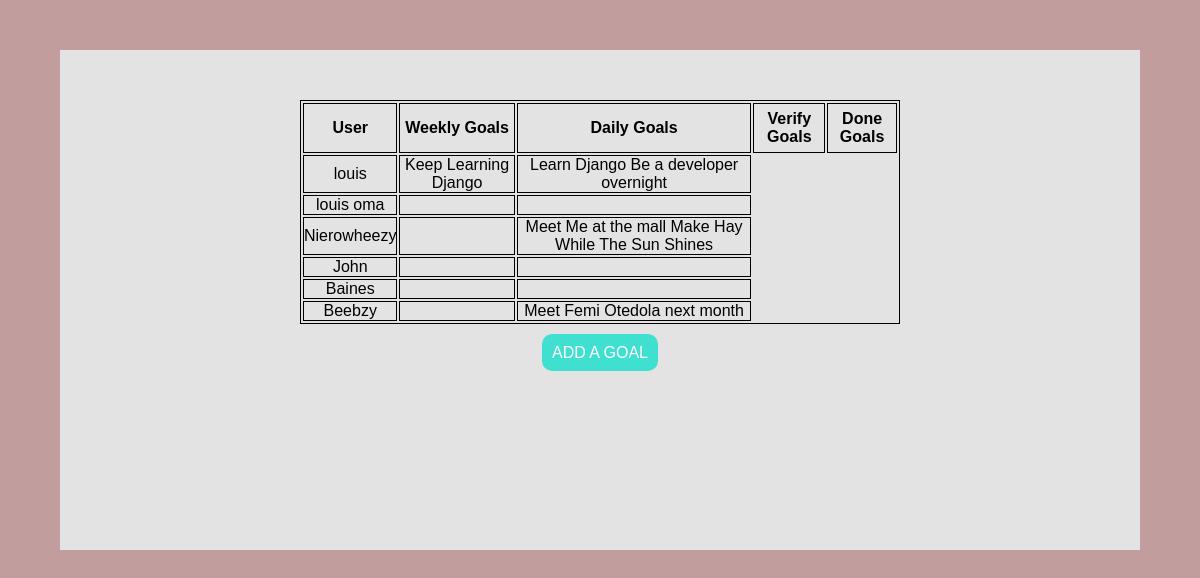
Page /olaniyiolabode99scrumy/home/ (signed in) on the committed database.
### olaniyiolabode99scrumy/models.py (models this page shows)
class ScrumyGoals(models.Model):
    goal_name = models.TextField(default=None)
    goal_id = models.IntegerField(default=None)
    created_by = models.TextField(default=None)
    moved_by = models.TextField(default=None)
    owner = models.TextField(default=None)
    user = models.ForeignKey(
        User, related_name='user_name', on_delete=models.PROTECT)
    goal_status = models.ForeignKey(GoalStatus, on_delete=models.PROTECT)
    def __str__(self):
        return self.goal_name

### olaniyiolabode99scrumy/views.py (the view)
# urls.py: 2. Add a URL to urlpatterns:  path('', views.home, name='home')
@login_required(login_url="/olaniyiolabode99scrumy/accounts/login")
def home(request):
    users = User.objects.all()
    def get_by_status(status_name):
        goals = GoalStatus.objects.get(status_name=status_name)
        status_goals = goals.scrumygoals_set.all()
        return status_goals
    daily_goals = get_by_status("Daily Goal")
    weekly_goals = get_by_status("Weekly Goal")
    verify_goals = get_by_status("Verify Goal")
    done_goals = get_by_status("Done Goal")
    dictionary = {
        'users': users,
        'weekly_goals': weekly_goals,
        'daily_goals': daily_goals,
        'verify_goals': verify_goals,
        'done_goals': done_goals,
    }
    return render(request, 'olaniyiolabode99scrumy/home.html', dictionary)

### olaniyiolabode99scrumy/templates/olaniyiolabode99scrumy/home.html (shortened to what this page needs)
<!DOCTYPE html>
<html lang="en">
<head>
</head>
<body>
    <div class="container">
        <div class="table-container">
            <table>
                <tr>
                    <th>User</th>
                    <th>Weekly Goals</th>
                    <th>Daily Goals</th>
                    <th>Verify Goals</th>
                    <th>Done Goals</th>
                </tr>
                {% for user in users %}
                <tr>
                    <td>{{user}}</td>
                    <td>{% for goal in weekly_goals%}
                        {%if goal.user.username == user.username%}
                        {{goal}}
                        {%endif%}
                        {%endfor%}
                    </td>
                    <td>{% for goal in daily_goals%}
                        {%if goal.user.username == user.username%}
                        {{goal}}
                        {%endif%}
                        {%endfor%}
                    </td>
                    {% endfor %}
                </tr>
            </table>
        </div>
        <p class="btn-down"> <a href={% url 'olaniyiolabode99scrumy:add' %}>ADD A GOAL</a></p>
    </div>
</body>
</html>

### olaniyiolabode99scrumy/templates/olaniyiolabode99scrumy/home.html (style rules this page uses)
* { margin: 0; padding: 0; box-sizing: border-box; font-family: sans-serif; }
.container { width: 1080px; height: 500px; margin: 50px auto; text-align: center; background-color: #e3e3e3; }
body { background-color: rgb(194, 157, 157); }
table, th, td { border: 1px solid black; }
table { width: 100%; }
th { height: 50px; text-align: center; }
.table-container { width: 600px; margin: 0 auto; padding-top: 50px; margin-top: 50px; }
.btn-down { margin-top: 20px; }
.btn-down a { text-decoration: none; background-color: turquoise; padding: 10px; border-radius: 10px; color: #fff; }

### rows in the picture
ScrumyGoals: goal_name "Keep Learning Django"
ScrumyGoals: goal_name "Learn Django"
ScrumyGoals: goal_name "Be a developer overnight"
ScrumyGoals: goal_name "Meet Me at the mall"
ScrumyGoals: goal_name "Make Hay While The Sun Shines"
ScrumyGoals: goal_name "Meet Femi Otedola next month"

### other values in the picture
{{ user }} "louis"
{{ user }} "louis oma"
{{ user }} "Nierowheezy"
{{ user }} "John"
{{ user }} "Baines"
{{ user }} "Beebzy"
